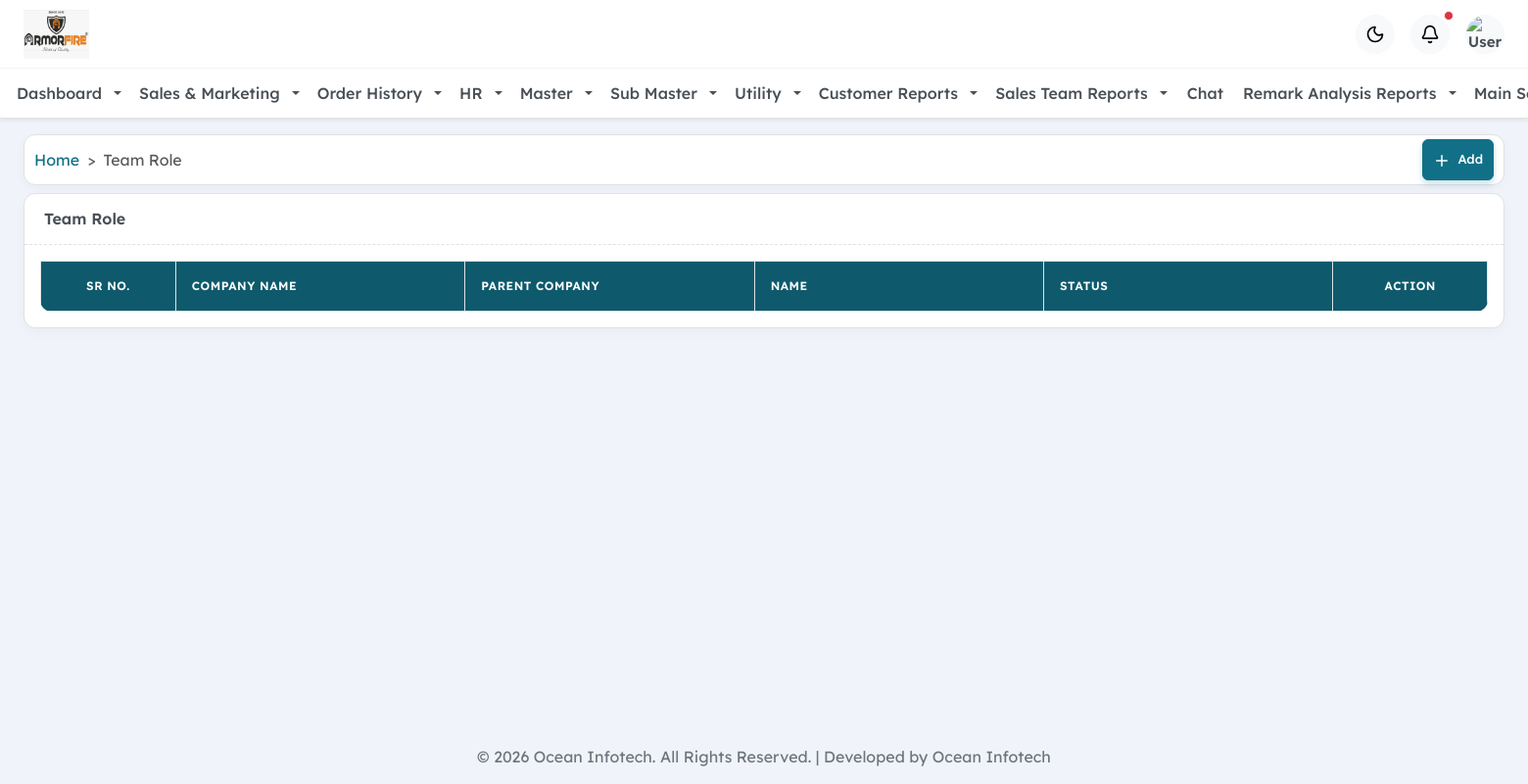
Page /admin/setting/teamrole/list.php (signed in) on the committed database.
### tables this page shows
CREATE TABLE IF NOT EXISTS `module` (
  `id` int(11) NOT NULL AUTO_INCREMENT,
  `parent_id` int(11) DEFAULT 0,
  `name` varchar(100) DEFAULT NULL,
  `slug` varchar(100) DEFAULT NULL,
  `icon` varchar(50) DEFAULT NULL,
  `route` varchar(50) DEFAULT NULL,
  `order_by` int(11) DEFAULT 0,
  `status` tinyint(4) DEFAULT 1,
  `created_at` timestamp NULL DEFAULT current_timestamp(),
  `updated_at` timestamp NULL DEFAULT current_timestamp(),
  PRIMARY KEY (`id`)
);

### conn/dbqry.php (called while the page is built, shortened)
<?php
require_once __DIR__ . '/db.php';
function db_query($sql)
{
    global $conn;
    $result = mysqli_query($conn, $sql);
    return $result;
}
function db_rows($sql)
{
    $result = db_query($sql);
    $rows = [];
    while ($row = mysqli_fetch_assoc($result)) {
        $rows[] = $row;
    }
    return $rows;
}

### admin/setting/teamrole/list.php (the view, shortened to what this page needs)
<?php
require_once __DIR__ . '/../../../conn/db.php';
require_once __DIR__ . '/../../../conn/dbqry.php';
include BASE_PATH . '/include/header.php';
$pageNm = 'Team Role';
include BASE_PATH . '/component/breadcrumb.php';
?>
<div class="row g-4">
    <div class="col-12">
        <div class="card">
            <div class="card-header">
                <h6 class="mb-0"><?= $pageNm; ?></h6>
            </div>
            <div class="card-body">
                <div class="table-responsive">
                    <table class="table table-hover table-bordered align-middle table-striped mb-0 data-table" data-ajaxurl="<?= SITE_URL ?>admin/setting/teamrole/ajax.php">
                        <thead>
                            <tr>
                                <th>Sr No.</th>
                                <th>Company Name</th>
                                <th>Parent Company</th>
                                <th>Name</th>
                                <th>Status</th>
                                <th>Action</th>
                            </tr>
                        </thead>
                    </table>
                </div>
            </div>
        </div>
    </div>
</div>
<?php
include BASE_PATH . '/include/footer.php';
?>
</body>
</html>

### include/header.php (shortened to what this page needs)
<?php
require_once __DIR__ . '/../conn/db.php';
require_once __DIR__ . '/../conn/dbqry.php';
$msql = "SELECT * FROM module WHERE status = 1 ORDER BY order_by ASC, id ASC";
$mres = db_rows($msql);
$menuTree = [];
foreach ($mres as $menu) {
  if ((int)$menu['parent_id'] === 0) {
    $menuTree[$menu['id']] = [
      'id'       => $menu['id'],
      'name'     => $menu['name'],
      'icon'     => $menu['icon'],
      'route'    => $menu['route'],
      'sub_menu' => []
    ];
  }
}
foreach ($mres as $menu) {
  if ((int)$menu['parent_id'] !== 0) {
    $parentId = (int)$menu['parent_id'];
    $menuTree[$parentId]['sub_menu'][] = $menu;
  }
}
include BASE_PATH . '/include/css.php';
?>
<body>
  <div class="main-wrapper">
    <div class="content-wrapper">
      <header class="header">
        <div class="d-flex align-items-center">
          <img src="<?= SITE_URL ?>assets/image/crm_logo.png" alt="Logo" class="logo">
        </div>
        <div class="d-flex align-items-center gap-3">
          <button id="theme-switcher" class="btn btn-icon btn-light rounded-circle">
            <i data-lucide="moon" class="fs-20"></i>
          </button>
          <div class="dropdown">
            <button class="btn btn-icon btn-light rounded-circle position-relative" data-bs-toggle="dropdown"
              aria-expanded="false">
              <i data-lucide="bell" class="fs-20"></i>
              <span
                class="position-absolute top-0 start-100 translate-middle p-1 bg-danger border border-light rounded-circle">
              </span>
            </button>
          </div>
          <div class="dropdown dropup">
            <button class="btn btn-light rounded-circle p-0 avatar avatar-md" data-bs-toggle="dropdown">
              <img src="<?= SITE_URL ?>assets/images/user-8.jpg" alt="User" class="rounded-circle w-100 h-100">
            </button>
          </div>
        </div>
      </header>
      <div class="horizontal-menu bg-white border-bottom shadow-sm d-none d-lg-block mb-3">
        <div class="container-fluid">
          <nav class="navbar navbar-expand-lg navbar-light p-0">
            <div class="collapse navbar-collapse" id="horizontalMenuCollapse">
              <ul class="navbar-nav justify-content-center w-100 gap-2">
                <?php foreach ($menuTree as $menu): ?>
                  <?php if (!empty($menu['sub_menu'])): ?>
                    <li class="nav-item dropdown">
                      <a
                        class="nav-link dropdown-toggle d-flex align-items-center gap-2"
                        href="#"
                        id="menuDropdown<?= $menu['id'] ?>"
                        role="button"
                        data-bs-toggle="dropdown"
                        aria-expanded="false">
                        <span class="nav-text">
                          <?= htmlspecialchars($menu['name']) ?>
                        </span>
                      </a>
                    </li>
                  <?php else: ?>
                    <li class="nav-item">
                      <a class="nav-link" href="<?= SITE_URL . '' . $menu['route'] ?>">
                        <span class="nav-text">
                          <?= htmlspecialchars($menu['name']) ?>
                        </span>
                      </a>
                    </li>
                  <?php endif; ?>
                <?php endforeach; ?>
                <?php
                  if (isset($_SESSION['user_type']) && $_SESSION['user_type'] === 'superadmin')
                  {
                     ?>
                    <li class="nav-item dropdown">
                      <a class="nav-link dropdown-toggle d-flex align-items-center gap-2" href="#" id="settingDropdown" role="button"
                        data-bs-toggle="dropdown" aria-expanded="false">
                        <span class="nav-text">Main Setting</span>
                      </a>
                    </li>
                     <?php
                  }
                ?>
              </ul>
            </div>
          </nav>
        </div>
      </div>
      <main class="page-content">

### assets/css/index.css (style rules this page uses)
:root { --swiper-theme-color:#007aff }
:root { --swiper-navigation-size:44px }

### assets/css/form-select.css (style rules this page uses)
:root { --ts-pr-clear-button:0px;--ts-pr-caret:0px;--ts-pr-min:.75rem }

### assets/css/custom.css (style rules this page uses)
.data-table { width: 100% !important; table-layout: fixed; }
.data-table th:first-child, .data-table td:first-child { width: 70px !important; text-align: center; white-space: nowrap; }
.data-table th:last-child, .data-table td:last-child { width: 80px !important; text-align: center; white-space: nowrap; }
.data-table th:not(:first-child):not(:last-child), .data-table td:not(:first-child):not(:last-child) { width: 150px !important; }
.logo { height: 50px; width: auto; object-fit: cover; }
.nav-item.dropdown .dropdown-toggle { padding: 10px 5px !important; }

### rows in the picture
module: name "Dashboard"
module: name "Sales & Marketing"
module: name "Order History"
module: name "HR"
module: name "Master"
module: name "Sub Master"
module: name "Utility"
module: name "Customer Reports"
module: name "Sales Team Reports"
module: name "Chat"
module: name "Remark Analysis Reports"

### other values in the picture
$pageNm "Team Role"
